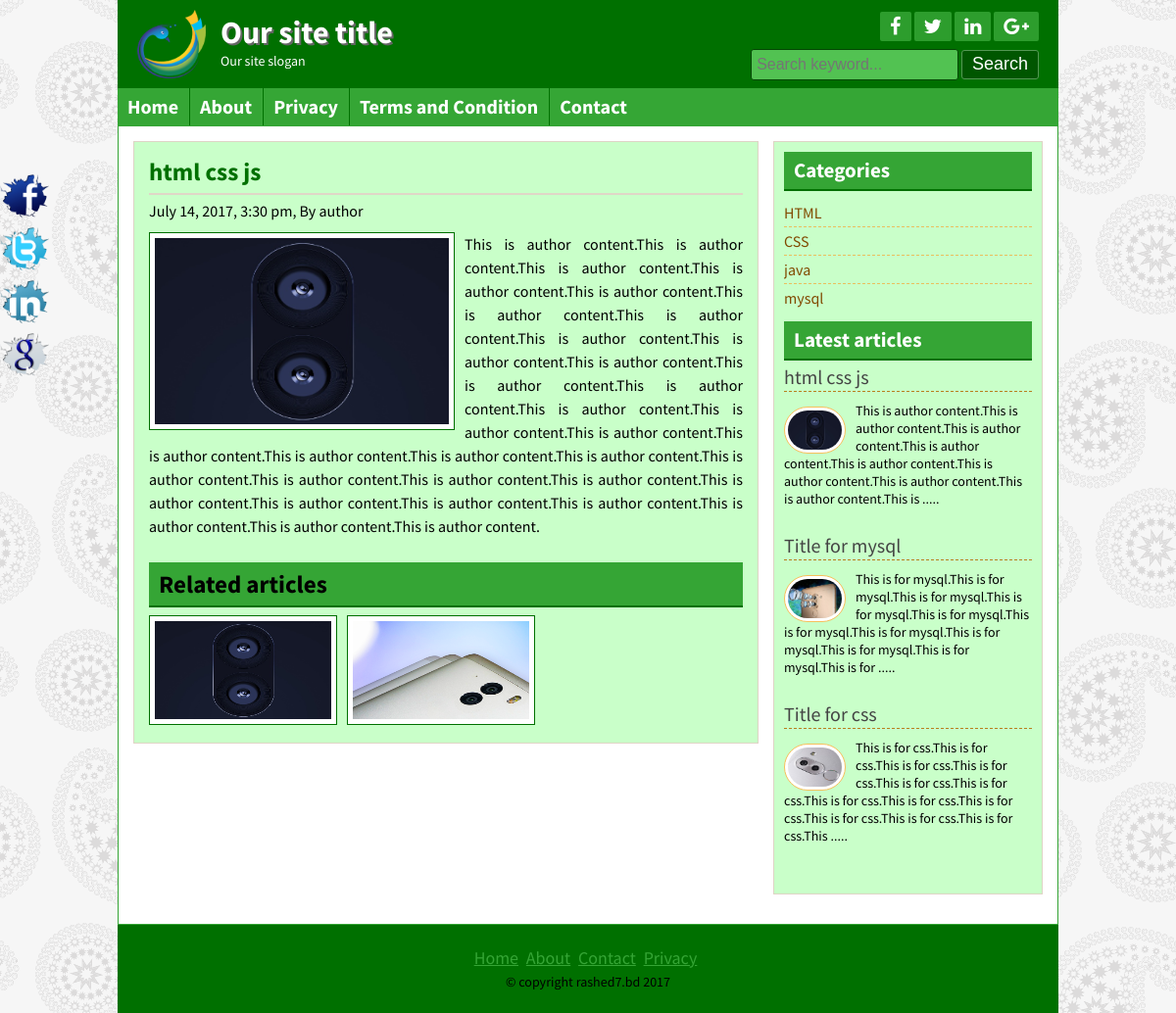
The app's page /post.php?id=20 with its own data.
### tables this page shows
CREATE TABLE `title_slogan` (
  `id` int(11) NOT NULL,
  `title` varchar(255) NOT NULL,
  `slogan` varchar(255) NOT NULL,
  `logo` varchar(255) NOT NULL
);

CREATE TABLE `tbl_social` (
  `id` int(11) NOT NULL,
  `fb` varchar(255) NOT NULL,
  `tw` varchar(255) NOT NULL,
  `ln` varchar(255) NOT NULL,
  `gp` varchar(255) NOT NULL
);

CREATE TABLE `tbl_page` (
  `id` int(11) NOT NULL,
  `name` varchar(255) NOT NULL,
  `body` text NOT NULL
);

CREATE TABLE `tbl_post` (
  `id` int(11) NOT NULL,
  `cat` int(11) NOT NULL,
  `title` varchar(255) NOT NULL,
  `body` text NOT NULL,
  `image` varchar(255) NOT NULL,
  `author` varchar(255) NOT NULL,
  `tags` varchar(255) NOT NULL,
  `date` timestamp NOT NULL DEFAULT CURRENT_TIMESTAMP,
  `userid` int(11) NOT NULL
);

CREATE TABLE `tbl_category` (
  `id` int(11) NOT NULL,
  `name` varchar(50) NOT NULL
);

CREATE TABLE `tbl_footer` (
  `id` int(11) NOT NULL,
  `note` varchar(255) NOT NULL
);

### lib/Database.php (called while the page is built, shortened)
<?php
Class Database{
	public $host   = DB_HOST;
	public $user   = DB_USER;
	public $pass   = DB_PASS;
	public $dbname = DB_NAME;
	public $link;
	private function connectDB(){
	$this->link = new mysqli($this->host, $this->user, $this->pass, $this->dbname);
 }
	public function select($query){
		$result = $this->link->query($query) or die($this->link->error.__LINE__);
		if($result->num_rows > 0){
			return $result;
		} else {
			return false;
		}
	}
}

### helpers/Format.php (called while the page is built, shortened)
<?php
    class Format
    {
        public function formatDate($date)
        {
            return date('F j, Y, g:i a', strtotime($date));
        }
        public function textShorten($text, $limit=400)
        {
            $text = $text. " ";
            $text = substr($text, 0, $limit);
            $text = substr($text, 0, strrpos($text, ' '));
            $text = $text. " .....";
            return $text;
        }
    }
 ?>

### post.php (the view, shortened to what this page needs)
<?php include_once 'inc/header.php'; ?>
<?php
	if (!isset($_GET['id']) || $_GET['id'] == NULL) {
		header("Location:404.php");
	}else {
		$id = $_GET['id'];
	}
 ?>
	<div class="contentsection contemplete clear">
		<div class="maincontent clear">
			<div class="about">
				<?php
					$query = "SELECT * FROM tbl_post WHERE id = $id";
					$post = $db->select($query);
					if ($post) {
						while ($result = $post->fetch_assoc()) {
				 ?>
				<h2><?php echo $result['title']; ?></h2>
				<h4><?php echo $fm->formatDate($result['date']); ?>, By <?php echo $result['author']; ?></h4>
				<img src="admin/<?php echo $result['image']; ?>" alt="MyImage"/>
				<p><?php echo $result['body']; ?></p>
				<div class="relatedpost clear">
					<h2>Related articles</h2>
					<?php
						$catid = $result['cat'];
						$queryrelated = "SELECT * FROM tbl_post WHERE cat = '$catid' ORDER BY rand() LIMIT 6";
						$relatedpost = $db->select($queryrelated);
						if ($relatedpost) {
							while ($rresult = $relatedpost->fetch_assoc()) {
					 ?>
					<a href="post.php?id=<?php echo $rresult['id']; ?>"><img src="admin/<?php echo $rresult['image']; ?>" alt="post image"/></a>
					<?php } ?>
					<?php
						}else {
							echo "No related post found.";
						}
					 ?>
				</div>
				<?php } ?>
				<?php
					}else {
						header("location:404.php");
					}
				 ?>
			</div>
		</div>
		<?php include_once 'inc/sidebar.php'; ?>
	</div>
<?php include_once 'inc/footer.php'; ?>

### inc/header.php (shortened to what this page needs)
<?php
	include_once 'lib/Database.php';
	include_once 'helpers/Format.php';
	$db = new Database();
	$fm = new Format();
 ?>
<!DOCTYPE html>
<html>
<head>
<?php include_once 'scripts/css.php'; ?>
</head>
<body>
	<div class="headersection templete clear">
		<a href="index.php">
			<div class="logo">
			<?php
				$query = "SELECT * FROM title_slogan WHERE id = '1'";
				$blog_title = $db->select($query);
				if ($blog_title) {
					while ($result = $blog_title->fetch_assoc()) {
			 ?>
				<img src="admin/<?php echo $result['logo']; ?>" alt="Logo"/>
				<h2><?php echo $result['title']; ?></h2>
				<p><?php echo $result['slogan']; ?></p>
			<?php
				}
			}
			 ?>
			</div>
		</a>
		<div class="social clear">
			<div class="icon clear">
		<?php
			$query = "SELECT * FROM tbl_social WHERE id = '1'";
			$sociallink = $db->select($query);
			if ($sociallink) {
				while ($result = $sociallink->fetch_assoc()) {
		 ?>
				<a href="<?php echo $result['fb']; ?>" target="_blank"><i class="fa fa-facebook"></i></a>
				<a href="<?php echo $result['tw']; ?>" target="_blank"><i class="fa fa-twitter"></i></a>
				<a href="<?php echo $result['ln']; ?>" target="_blank"><i class="fa fa-linkedin"></i></a>
				<a href="<?php echo $result['gp']; ?>" target="_blank"><i class="fa fa-google-plus"></i></a>
			</div>
		<?php
				}
			}
		 ?>
			<div class="searchbtn clear">
			<form action="search.php" method="get">
				<input type="text" name="search" placeholder="Search keyword..."/>
				<input type="submit" name="submit" value="Search"/>
			</form>
			</div>
		</div>
	</div>
<div class="navsection templete">
<?php
	$path = $_SERVER['SCRIPT_FILENAME'];
	$currentpage = basename($path, '.php');
 ?>
	<ul>
		<li><a
			<?php if ($currentpage == 'index') {
				echo 'id="active"';
			} ?>
			href="index.php">Home</a></li>
		<?php
			$query = "SELECT * FROM tbl_page";
			$pages = $db->select($query);
			if ($pages) {
				while ($result = $pages->fetch_assoc()) {
		 ?>
				<li><a <?php
					if (isset($_GET['pageid']) && $_GET['pageid'] == $result['id']) {
						echo 'id="active"';
					}
				 ?> href="page.php?pageid=<?php echo $result['id']; ?>"><?php echo $result['name']; ?></a></li>
		<?php
				}
			}
		 ?>
		<li><a
			<?php if ($currentpage == 'contact') {
				echo 'id="active"';
			} ?>
			href="contact.php">Contact</a></li>
	</ul>
</div>

### inc/sidebar.php
<div class="sidebar clear">
    <div class="samesidebar clear">
        <h2>Categories</h2>
            <ul>
                <?php
                    $query = "SELECT * FROM tbl_category";
                    $category = $db->select($query);
                    if ($category) {
                        while ($result = $category->fetch_assoc()) {
                 ?>
                    <li><a href="posts.php?category=<?php echo $result['id']; ?>"><?php echo $result['name']; ?></a></li>
                <?php
                    }
                }else { ?>
                    <li>No category created.</li>
                <?php } ?>
            </ul>
    </div>
    <div class="samesidebar clear">
        <h2>Latest articles</h2>
        <?php
            $query = "SELECT * FROM tbl_post ORDER BY id DESC LIMIT 3";
            $post = $db->select($query);
            if ($post) {
                while ($result = $post->fetch_assoc()) {
         ?>
            <div class="popular clear">
                <h3><a href="post.php?id=<?php echo $result['id']; ?>"><?php echo $result['title']; ?></a></h3>
                <a href="post.php?id=<?php echo $result['id']; ?>"><img src="admin/<?php echo $result['image']; ?>" alt="post image"/></a>
                <p><?php echo $fm->textShorten($result['body'], 200); ?></p>
            </div>
        <?php
                }
            }else {
                header("location:404.php");
            }
         ?>
    </div>
</div>

### inc/footer.php (shortened to what this page needs)
<div class="footersection templete clear">
  <div class="footermenu clear">
    <ul>
        <li><a href="#">Home</a></li>
        <li><a href="#">About</a></li>
        <li><a href="#">Contact</a></li>
        <li><a href="#">Privacy</a></li>
    </ul>
  </div>
<?php
    $query = "SELECT * FROM tbl_footer WHERE id = '1'";
    $footernote = $db->select($query);
    if ($footernote) {
        while ($result = $footernote->fetch_assoc()) {
 ?>
    <p>&copy; <?php echo $result['note']; ?> <?php echo date('Y'); ?></p>
<?php
    }
}
 ?>
</div>
<div class="fixedicon clear">
<?php
    $query = "SELECT * FROM tbl_social WHERE id = '1'";
    $sociallink = $db->select($query);
    if ($sociallink) {
        while ($result = $sociallink->fetch_assoc()) {
 ?>
    <a href="<?php echo $result['fb']; ?>" target="_blank"><img src="images/fb.png" alt="Facebook"/></a>
    <a href="<?php echo $result['tw']; ?>" target="_blank"><img src="images/tw.png" alt="Twitter"/></a>
    <a href="<?php echo $result['ln']; ?>" target="_blank"><img src="images/in.png" alt="LinkedIn"/></a>
    <a href="<?php echo $result['gp']; ?>" target="_blank"><img src="images/gl.png" alt="GooglePlus"/></a>
<?php
        }
    }
 ?>
</div>
</body>
</html>

### theme/green.css (style rules this page uses)
.headersection,.footersection { background: #007000 none repeat scroll 0 0; }
.icon a { background: #2d9d2d none repeat scroll 0 0; }
.searchbtn input[type="text"] { background: #52c252 none repeat scroll 0 0;border: 1px solid #034703; }
.searchbtn input[type="submit"] { border: 1px solid #549854; }
input[type="submit"] { background: #005600 none repeat scroll 0 0;border: 1px solid #52c252; }
.navsection { background: #35a635 none repeat scroll 0 0; }
.navsection ul li { border-left: 1px solid #007000;border-right: 1px solid #38a838; }
.maincontent,.sidebar { background: #C9FFC9 none repeat scroll 0 0; }
.contentsection { border: 1px solid #35A535; }
.samesidebar h2 { background: #35a535 none repeat scroll 0 0; border-bottom: 2px solid #007000;color: #fff; }
.footermenu ul li a { color: #35A535; }
.samepost h2, .about h2 { color: #007000; }
.about img { border: 1px solid #007000; }
.relatedpost h2 { background: #35A535 none repeat scroll 0 0;border-bottom: 2px solid #007000 !important; }

### records on screen
title_slogan: logo (picture), title "Our site title", slogan "Our site slogan"
tbl_page: name "About"
tbl_page: name "Privacy"
tbl_page: name "Terms and Condition"
tbl_post: title "html css js", date "July 14, 2017, 3:30 pm", author "author", image (picture), body "This is author content.This is author content.This is author content.This is author content.This is author content.This is author content.This is author content.This is author content.This is author content.This is author content.This is author content.This is author content.This is author content.This is author content.This is author content.This is author content.This is author content.This is author content.This is author content.This is author content.This is author content.This is author content.This is author content.This is author content.This is author content.This is author content.This is author content.This is author content.This is author content.This is author content.", body "This is author content.This is author content.This is author content.This is author content.This is author content.This is author content.This is author content.This is author content.This is ....."
tbl_post: image (picture)
tbl_category: name "HTML"
tbl_category: name "CSS"
tbl_category: name "java"
tbl_category: name "mysql"
tbl_post: title "Title for mysql", image (picture), body "This is for mysql.This is for mysql.This is for mysql.This is for mysql.This is for mysql.This is for mysql.This is for mysql.This is for mysql.This is for mysql.This is for mysql.This is for ....."
tbl_post: title "Title for css", image (picture), body "This is for css.This is for css.This is for css.This is for css.This is for css.This is for css.This is for css.This is for css.This is for css.This is for css.This is for css.This is for css.This ....."
tbl_footer: note "copyright rashed7.bd"
